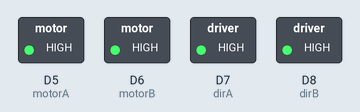
The sketch below on a simulated Arduino MKR. Shown: switched loads named in the sketch (green lamp = pin HIGH).

Above: at 0.1 s.
Timing chart, 0 to 1.6 s (numbered marks = the images above):
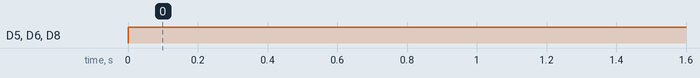

The sketch:

andando.ino
```cpp
const int motorA = 5; //velocidade motor A - de 0 a 255
const int motorB = 6; //velocidade motor B - de 0 a 255
const int dirA = 7; //direcao do motor A - HIGH ou LOW
const int dirB = 8; //direcao do motor B - HIGH ou LOW

void setup() {
  pinMode(motorA, OUTPUT);
  pinMode(motorB, OUTPUT);
  pinMode(dirA, OUTPUT);
  pinMode(dirB, OUTPUT);

}

void loop() {

  digitalWrite(dirA, HIGH); //SENTIDO DE ROTACAO
  digitalWrite(dirB, HIGH);
  analogWrite(motorA, 255); //VELOCIDADE
  analogWrite(motorB, 255);

}
```

Measured:
- by itself, D5 (motorA), D6 (motorB), D8 (dirB): LOW → HIGH at 0.00 s
